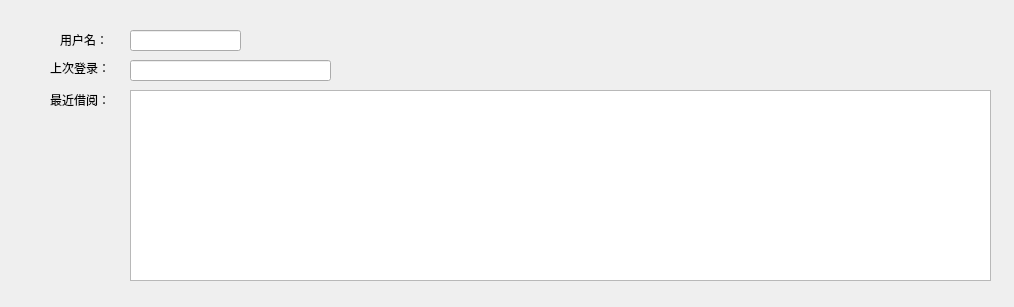
<?xml version="1.0" encoding="UTF-8"?>
<ui version="4.0">
 <class>UserInfo</class>
 <widget class="QDialog" name="UserInfo">
  <property name="geometry">
   <rect>
    <x>0</x>
    <y>0</y>
    <width>1014</width>
    <height>307</height>
   </rect>
  </property>
  <property name="windowTitle">
   <string>Dialog</string>
  </property>
  <widget class="QLabel" name="label_3">
   <property name="geometry">
    <rect>
     <x>60</x>
     <y>30</y>
     <width>81</width>
     <height>20</height>
    </rect>
   </property>
   <property name="text">
    <string>用户名：</string>
   </property>
  </widget>
  <widget class="QLineEdit" name="UserName">
   <property name="geometry">
    <rect>
     <x>130</x>
     <y>30</y>
     <width>111</width>
     <height>21</height>
    </rect>
   </property>
  </widget>
  <widget class="QLabel" name="label_4">
   <property name="geometry">
    <rect>
     <x>50</x>
     <y>90</y>
     <width>81</width>
     <height>20</height>
    </rect>
   </property>
   <property name="text">
    <string>最近借阅：</string>
   </property>
  </widget>
  <widget class="QLineEdit" name="LastLoginTime">
   <property name="geometry">
    <rect>
     <x>130</x>
     <y>60</y>
     <width>201</width>
     <height>21</height>
    </rect>
   </property>
   <property name="text">
    <string/>
   </property>
  </widget>
  <widget class="QLabel" name="label_5">
   <property name="geometry">
    <rect>
     <x>50</x>
     <y>60</y>
     <width>71</width>
     <height>16</height>
    </rect>
   </property>
   <property name="text">
    <string>上次登录：</string>
   </property>
  </widget>
  <widget class="QTableView" name="RecentBorrowTable">
   <property name="geometry">
    <rect>
     <x>130</x>
     <y>90</y>
     <width>861</width>
     <height>191</height>
    </rect>
   </property>
  </widget>
 </widget>
 <resources/>
 <connections/>
</ui>
